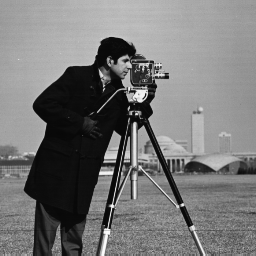
%> input picture Codes for Exercise 3/cameraman.tif, 256 x 256 px
$ octave 4.m   (GNU Octave 9; MATLAB toolbox functions it lacks are replaced by stand-ins)
%> lines starting %> are read from the running program, lines starting %| are printed output that depends on the picture
%in barnamei baraye Jabejaei e DAMANE VA FAAZE 2 tasvir ast,
%BARAYE EJRAYE BARNAME HAME BARNAME RA ENTEKHAB KARDE(Ctrl+A & Ctrl+C)VA DAR Command
%Window MATLAB PASTE KONID.
clc;
clear all;
close all;
%tasvire vorudi 1
IMG_In1=imread('cameraman.tif');
%> IMG_In1 is the input picture: size 256x256 uint8; min 7, max 253, mean 118.7
IMG_In1=imresize(IMG_In1,[300 300]);
%> IMG_In1: size 300x300 uint8
%tasvire vorudi 2
IMG_In2=imread('2.tif');
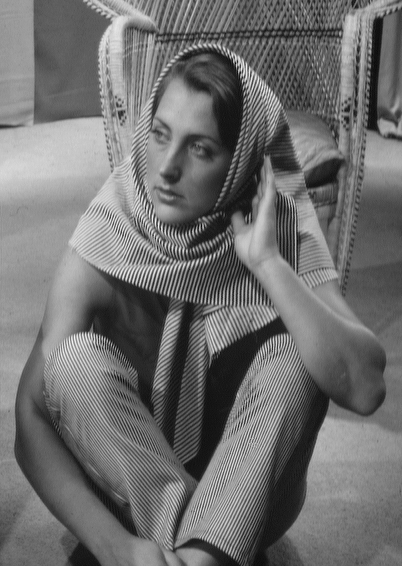
%> input picture Codes for Exercise 3/2.tif, 402 x 566 px
%> IMG_In2 is the input picture: size 566x402 uint8; min 4, max 247, mean 111.5
IMG_In2=imresize(IMG_In2,[300 300]);
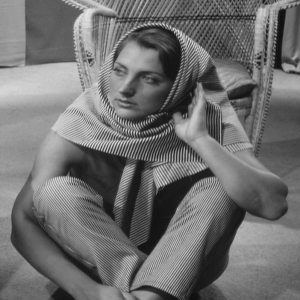
%> IMG_In2: size 300x300 uint8; min 14, max 228, mean 111.5
figure(1);
subplot(1,2,1);imshow(IMG_In1);title('tasvire vorudi 1');
subplot(1,2,2);imshow(IMG_In2);title('tasvire vorudi 2');

%damane tasvire 1
i=sqrt(-1);
B1=fft2(IMG_In1);
Da1=sqrt(real(B1).^2+imag(B1).^2);
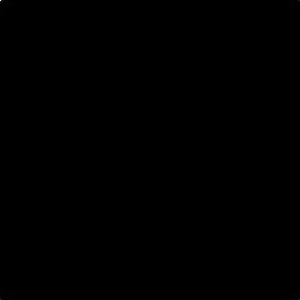
%> Da1: size 300x300 double; min 3.14, max 10685047, mean 4604.5; drawn with min black and max white
figure(2)
subplot(1,2,1);imshow(uint8(Da1));title('damane tasvire 1');
%phase tasvire 1
%Faz1=atan(imag(B1)./real(B1));
Faz1=angle(B1);
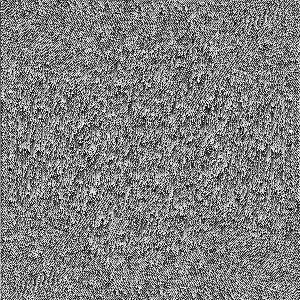
%> Faz1: size 300x300 double; min -3.14, max 3.14, mean 6.32e-19; drawn with min black and max white
figure(2);
subplot(1,2,2);imshow(Faz1);title('phase tasvire 1');

%damane tasvire 2
B2=fft2(IMG_In2);
Da2=sqrt(real(B2).^2+imag(B2).^2);
figure(3);
subplot(1,2,1);imshow(uint8(Da2));title('damane tasvire 2');
%phase tasvire 2
%Faz2=atan(imag(B2)./real(B2));
Faz2=angle(B2);
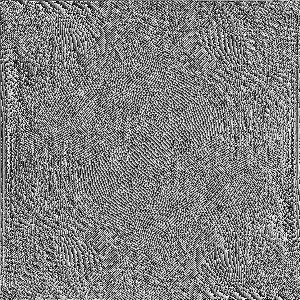
%> Faz2: size 300x300 double; min -3.14, max 3.14, mean 0; drawn with min black and max white
figure(3);
subplot(1,2,2);imshow(Faz2);title('phase tasvire 2');

%jabejaei damane va faze 2 tasvire vorudi
Img_Out1=Da1.*exp(i*Faz2);
Img_Out2=Da2.*exp(i*Faz1);

%tarsime tasavire khoruji
figure(4);
subplot(1,2,1);imshow(uint8(ifft2(Img_Out1)));title('tasvire khoruji 1:damane1,faze2');
%> after `imshow(uint8(ifft2(Img_Out1)))`:
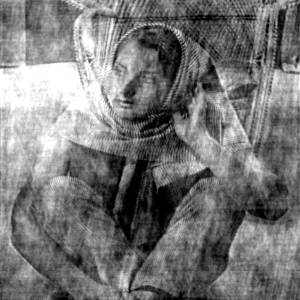
%> displayed picture: size 300x300, on the screen's scale of 0 to 255; min 0, max 255, mean 118.5
subplot(1,2,2);imshow(uint8(ifft2(Img_Out2)));title('tasvire khoruji 2:damane2,faze1');
%> after `imshow(uint8(ifft2(Img_Out2)))`:
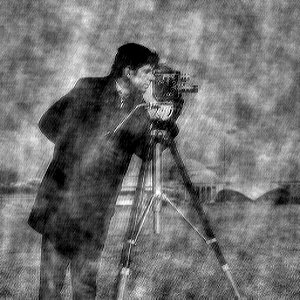
%> displayed picture: size 300x300, on the screen's scale of 0 to 255; min 0, max 255, mean 111.7
